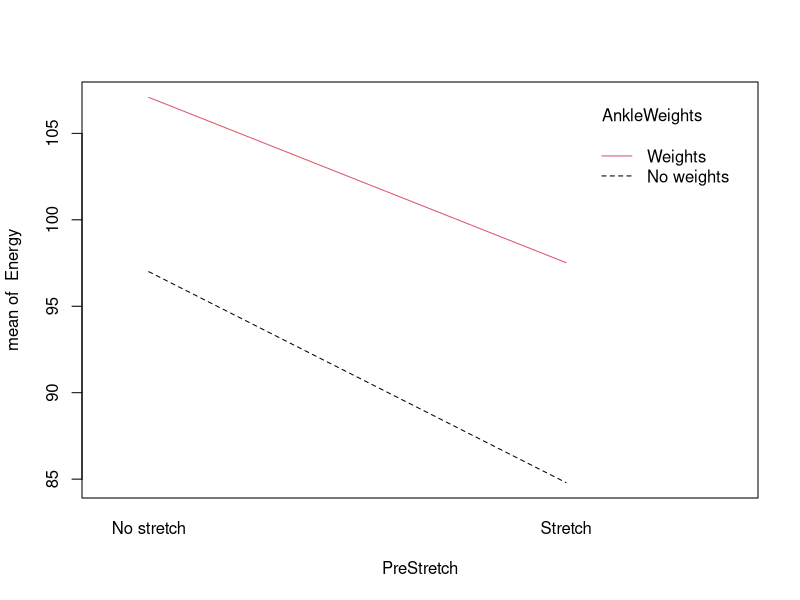
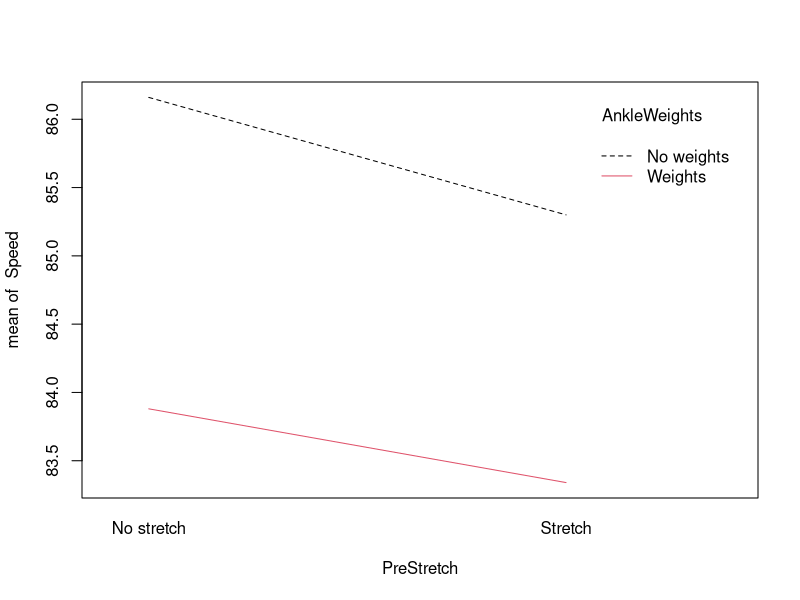
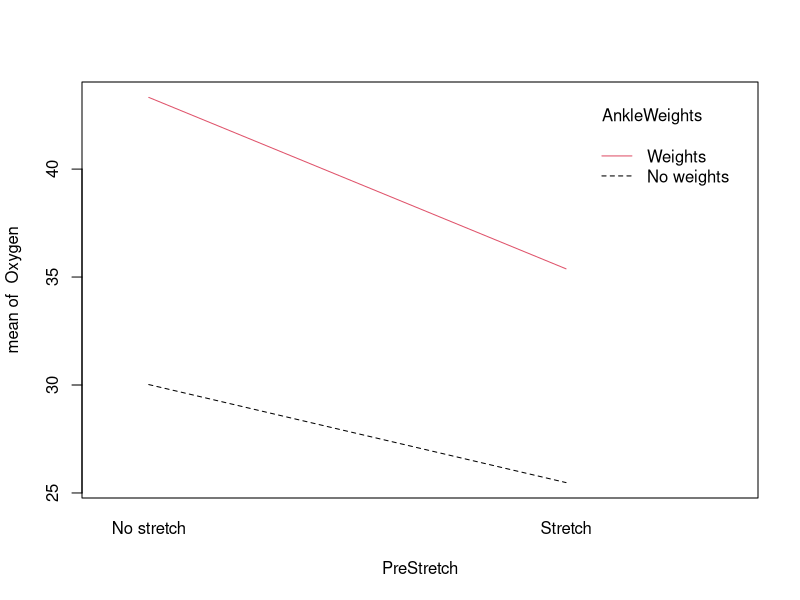

Write the R code that produced these figures, in order.
# Install one time the "car" package. 
# install.packages('car')

library(car)

# Exercise example
exercise <- read.csv("Datasets/exercise.csv")
exercise
attach(exercise)

# Test interactions
# Enegery
model <- lm(Energy~PreStretch+AnkleWeights+PreStretch*AnkleWeights, data=exercise)
summary(model)
Anova(model, type=3)

# Speed
model1 <- lm(Speed~PreStretch+AnkleWeights+PreStretch*AnkleWeights, data=exercise)
summary(model1)
Anova(model1, type=3)

# Oxygen
model2 <- lm(Oxygen~PreStretch+AnkleWeights+PreStretch*AnkleWeights, data=exercise)
summary(model2)
Anova(model2, type=3)



# Generate interaction plots
interaction.plot(PreStretch, AnkleWeights, Energy, col=1:2)
interaction.plot(PreStretch, AnkleWeights, Speed, col=1:2)
interaction.plot(PreStretch, AnkleWeights, Oxygen, col=1:2)

#If interaction is significant, need to stratify (by more of the two factors) 
stretch <- exercise[which(PreStretch=='Stretch'),]
nostretch <- exercise[which(PreStretch=='No stretch'),]

# Enegery
summary(aov(Energy~AnkleWeights, data=stretch))
summary(aov(Energy~AnkleWeights, data=nostretch))

# Speed
summary(aov(Speed~AnkleWeights, data=stretch))
summary(aov(Speed~AnkleWeights, data=nostretch))

# Oxygen
summary(aov(Oxygen~AnkleWeights, data=stretch))
summary(aov(Oxygen~AnkleWeights, data=nostretch))
